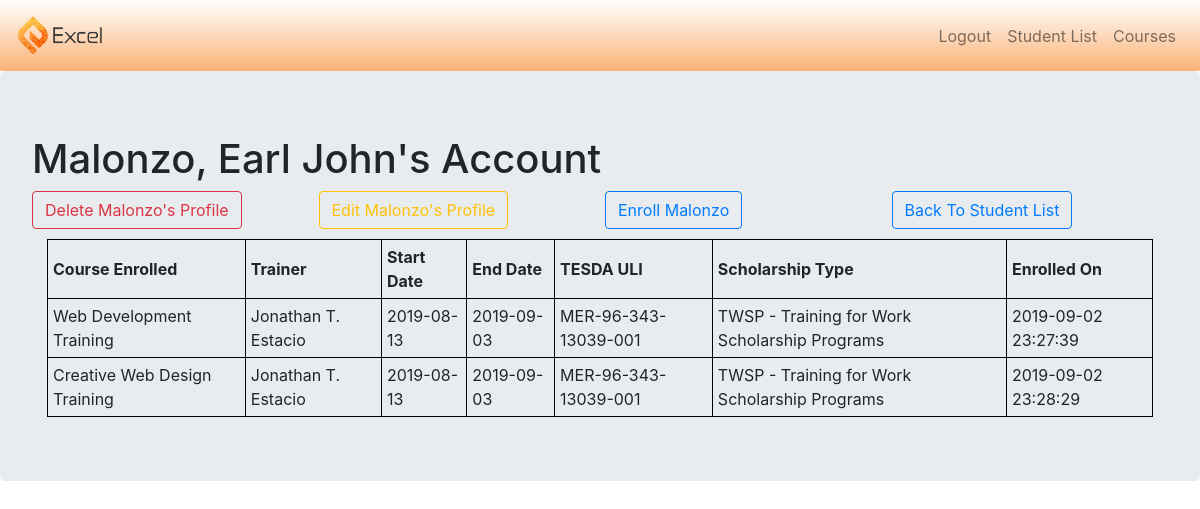
The app's page /enrollment/studentprofile.php?id=1 with its own data.
### tables this page shows
CREATE TABLE `studentinfo` (
  `id` int(11) NOT NULL,
  `lastname` varchar(255) DEFAULT NULL,
  `firstname` varchar(255) DEFAULT NULL,
  `middlename` varchar(255) DEFAULT NULL,
  `extensionname` varchar(255) DEFAULT NULL,
  `birthday` date DEFAULT NULL,
  `bregi` varchar(255) DEFAULT NULL,
  `bprovi` varchar(255) DEFAULT NULL,
  `bcity` varchar(255) DEFAULT NULL,
  `sex` varchar(255) DEFAULT NULL,
  `civilstatus` varchar(255) DEFAULT NULL,
  `employmentstatus` varchar(255) DEFAULT NULL,
  `educattain` varchar(255) DEFAULT NULL,
  `addressnumstreet` varchar(255) DEFAULT NULL,
  `addressbldgcomp` varchar(255) DEFAULT NULL,
  `addressbrgy` varchar(255) DEFAULT NULL,
  `addressregion` varchar(255) DEFAULT NULL,
  `addressprovince` varchar(255) DEFAULT NULL,
  `addresscity` varchar(255) DEFAULT NULL,
  `emailadd` varchar(255) DEFAULT NULL,
  `contactnum` varchar(255) DEFAULT NULL,
  `fbuser` varchar(255) DEFAULT NULL,
  `parentname` varchar(255) DEFAULT NULL,
  `parentcontact` varchar(255) DEFAULT NULL,
  `parentadd` varchar(255) DEFAULT NULL,
  `datecreated` datetime NOT NULL DEFAULT current_timestamp()
);

CREATE TABLE `enrollmentinfo` (
  `id` int(11) NOT NULL,
  `studentname` varchar(255) NOT NULL,
  `studentid` varchar(255) NOT NULL,
  `excourse` varchar(255) NOT NULL,
  `trainer` varchar(255) NOT NULL,
  `startdate` date NOT NULL,
  `enddate` date NOT NULL,
  `tesdauli` varchar(255) NOT NULL,
  `type` varchar(255) NOT NULL,
  `datecreated` datetime NOT NULL DEFAULT current_timestamp()
);

### enrollment/studentprofile.php (the view, shortened to what this page needs)
<?php require '../config/db.php'?>
<?php
	$id = mysqli_real_escape_string($conn, $_GET['id']);
	$query = 'SELECT * FROM `studentinfo` WHERE id = '.$id;
	$equery = 'SELECT * FROM `enrollmentinfo` WHERE studentid = '.$id;
	$result = mysqli_query($conn, $query);
	$eresult = mysqli_query($conn, $equery);
	$user = mysqli_fetch_assoc($result);
	$course = mysqli_fetch_all($eresult, MYSQLI_ASSOC);
?>
<!DOCTYPE html>
<html>
<head>
	<?php require '../include/scriptsandlinks.php'?>
	<link rel="stylesheet" type="text/css" href="studentprofile.css">
</head>
<body>
<?php include('../include/staffheader.php'); ?>
<div class="jumbotron">
	<h1><?php echo $user['lastname'],", ",$user['firstname'] ?>'s Account</h1>
	<form method="POST" action="<?php echo $_SERVER['PHP_SELF']?>">
	<div class="form-row">
		<div class="col-md">
			<input type="submit" name="delete" value="Delete <?php echo $user['lastname']; ?>'s Profile" class="btn btn-outline-danger">
		</div>
		<div class="col-md">
			<a href="<?php echo ROOT_URL; ?>enrollment/editstudent.php?id=<?php echo $user['id']; ?>" class="btn btn-outline-warning">Edit <?php echo $user['lastname']; ?>'s Profile</a>
		</div>
		<div class="col-md">
			<a href="<?php echo ROOT_URL; ?>enrollment/enrollment.php?id=<?php echo $user['id']; ?>" class="btn btn-outline-primary">Enroll <?php echo $user['lastname']; ?></a>
		</div>
		<div class="col-md">
			<a href="<?php echo ROOT_URL; ?>enrollment/studentlist.php" class="btn btn-outline-primary">Back To Student List</a>
		</div>
	</div>
	</form>
	<div class="container">
	<table style="width:100%; margin-top: 10px;">
	  <tr class="header">
	    <th>Course Enrolled</th>
	    <th>Trainer</th>
	    <th>Start Date</th>
	    <th>End Date</th>
	    <th>TESDA ULI</th>
	    <th>Scholarship Type</th>
	    <th>Enrolled On</th>
	  </tr>
	  <?php foreach ($course as $courses):?>
	  <tr>
	    <td><?php echo $courses['excourse']; ?></td>
	    <td><?php echo $courses['trainer']; ?></td>
	    <td><?php echo $courses['startdate']; ?></td>
	    <td><?php echo $courses['enddate']; ?></td>
	    <td><?php echo $courses['tesdauli']; ?></td>
	    <td><?php echo $courses['type']; ?></td>
	    <td><?php echo $courses['datecreated']; ?></td>
	  </tr>
	  <?php endforeach; ?>
	</table>
	</div>
	</div>
</body>

### include/scriptsandlinks.php (shortened to what this page needs)
<link rel="stylesheet" href="https://stackpath.bootstrapcdn.com/bootstrap/4.3.1/css/bootstrap.min.css">
<link rel="stylesheet" href="https://stackpath.bootstrapcdn.com/font-awesome/4.7.0/css/font-awesome.min.css">
<link rel="stylesheet" href="https://cdn.jsdelivr.net/npm/fork-awesome@1.1.7/css/fork-awesome.min.css">

### include/staffheader.php (shortened to what this page needs)
    <nav class="navbar navbar-expand-md navbar-light" style="background-image: linear-gradient(rgba(255,255,255,0.8),rgba(248,127,27,0.6));">
    <div class="mx-auto order-0">
        <a class="navbar-brand mx-auto" href="../enrollment/welcome.php"><img src="../img/excellogotitle.png" style="height: 45px; width: 88px; color: #909090;"></a>
    </div>
    <div class="navbar-collapse collapse w-100 order-3 dual-collapse2">
        <ul class="navbar-nav ml-auto">
            <li class="nav-item">
                <a class="nav-link" href="../index/index.php">Logout</a>
            </li>
            <li class="nav-item">
                <a class="nav-link" href="../enrollment/studentlist.php">Student List</a>
            </li>
            <li class="nav-item">
                <a class="nav-link" href="../enrollment/courses.php">Courses</a>
            </li>
        </ul>
    </div>
</nav>

### enrollment/studentprofile.css (style rules this page uses)
table, th, td { border: 1px solid black; border-collapse: collapse; padding: 5px; }

### records on screen
studentinfo: lastname "Malonzo", firstname "Earl John", delete "Delete Malonzo's Profile"
enrollmentinfo: excourse "Web Development Training", trainer "Jonathan T. Estacio", startdate "2019-08-13", enddate "2019-09-03", tesdauli "MER-96-343-13039-001", type "TWSP - Training for Work Scholarship Programs", datecreated "2019-09-02 23:27:39"
enrollmentinfo: excourse "Creative Web Design Training", trainer "Jonathan T. Estacio", startdate "2019-08-13", enddate "2019-09-03", tesdauli "MER-96-343-13039-001", type "TWSP - Training for Work Scholarship Programs", datecreated "2019-09-02 23:28:29"
